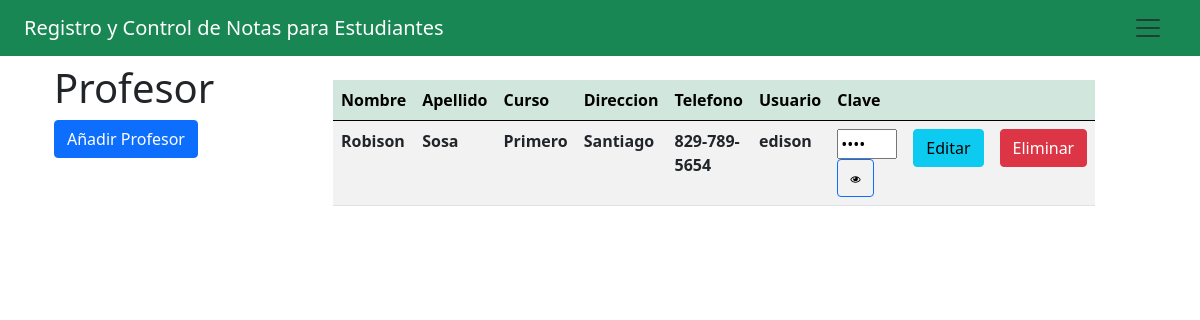
The app's page /app/mostrar_datos_profesor.php (signed in) with its own data.
### tables this page shows
CREATE TABLE `profesor` (
  `idProfesor` int(11) NOT NULL,
  `nomProfesor` varchar(25) NOT NULL,
  `apeProfesor` varchar(25) NOT NULL,
  `cedula` char(15) NOT NULL,
  `direccion` varchar(30) NOT NULL,
  `telProfesor` char(15) NOT NULL,
  `correoProfesor` varchar(30) NOT NULL,
  `id_Curso` int(11) NOT NULL,
  `id_User` int(11) NOT NULL,
  `id_materia` int(11) NOT NULL
);

CREATE TABLE `cursos` (
  `idCurso` int(11) NOT NULL,
  `nomCurso` varchar(25) NOT NULL
);

CREATE TABLE `usuario` (
  `idUser` int(11) NOT NULL,
  `usuario` varchar(22) NOT NULL,
  `clave` varchar(22) NOT NULL,
  `id_Rol` int(11) NOT NULL
);

### app/mostrar_datos_profesor.php (the view, shortened to what this page needs)
<?php
     include ("../inc/menu_administrador.php");
     require_once ('../bd/conexion.php');
     $sql = "SELECT * FROM profesor AS p INNER JOIN cursos AS c ON p.id_Curso = c.idCurso JOIN usuario AS u ON p.id_User=u.idUser";
    $query=mysqli_query($conexion,$sql);
?>
<!DOCTYPE html>
<html lang="es">
    <head>
        <link rel="stylesheet" href="../styles.css">
        <link href="https://cdn.jsdelivr.net/npm/bootstrap@5.0.2/dist/css/bootstrap.min.css" rel="stylesheet">
        <link rel="stylesheet" type="text/css" href="https://cdn.datatables.net/v/bs5/dt-1.13.1/datatables.min.css"/>
    </head>
    <body>
            <div class="container mt-5">
                    <div class="row">
                        <div class="col-md-3">
                            <h1>Profesor</h1>
                            <a href="registrar_profesor.php"><input type="submit" class="btn btn-primary" value="Añadir Profesor"></a>
                        </div>
                        <div class="col-md-8">
                            <table class="table table-striped mt-3" id="mitabla">
                                <thead class="table-success table-striped" >
                                    <tr>
                                    <th>Nombre</th>
                                    <th>Apellido</th>
                                    <th>Curso</th>
                                    <th>Direccion</th>
                                    <th>Telefono</th>
                                    <th>Usuario</th>
                                    <th>Clave</th>
                                        <th></th>
                                        <th></th>
                                    </tr>
                                </thead>
                                <tbody>
                                        <?php
                                            while($row=mysqli_fetch_array($query)){
                                        ?>
                                            <tr>
                                                <th><?php echo $row['nomProfesor'] ?></th>
                                                <th><?php echo $row['apeProfesor'] ?></th>
                                                <th><?php echo $row['nomCurso'] ?></th>
                                                <th><?php echo $row['direccion'] ?></th>
                                                <th><?php echo $row['telProfesor'] ?></th>
                                                <th><?php echo $row['usuario'] ?></th>
                                                <th>
                <input type="password" id="password" value="<?php echo $row['clave'] ?> " style="width : 60px; heigth : 1px">
                <button id="show-hide-btn" class="btn btn-outline-primary"></button>
                 </th>
                                                <th><a href="modificarDatos_profesor.php?id=<?php echo $row['idProfesor'] ?>" class="btn btn-info">Editar</a></th>
                                                <th><a href="Eliminar_datos_profesor.php?id=<?php echo $row['idProfesor'] ?>" class="btn btn-danger" >Eliminar</a></th>
                                            </tr>
                                        <?php
                                            }
                                        ?>
                                </tbody>
                            </table>
                        </div>
                    </div>
            </div>
    </body>
</html>

### records on screen
profesor: nomProfesor "Robison", apeProfesor "Sosa", id_Curso.nomCurso "Primero", direccion "Santiago", telProfesor "829-789-5654", id_User.usuario "edison"
